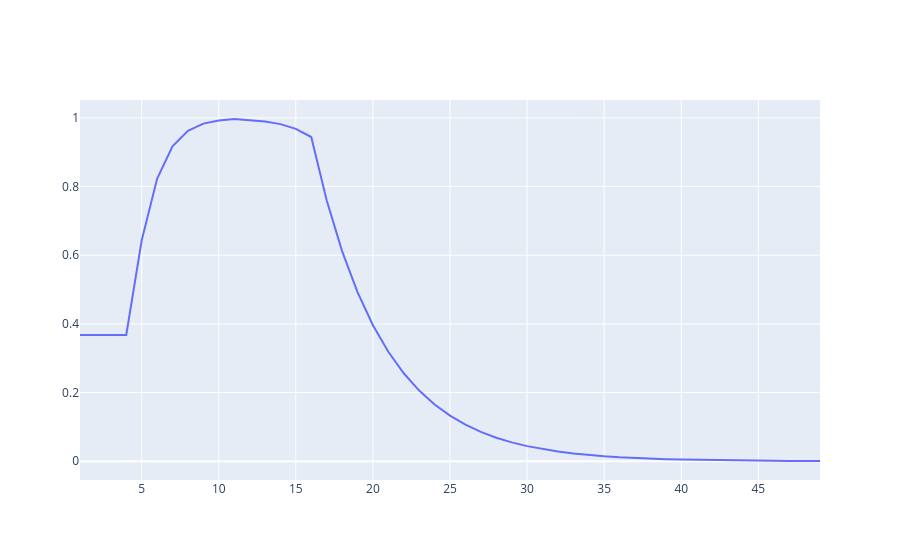

Notebook source saved alongside this figure:
### Markdown cell above
#### Plot generation times

### Code cell
fig = go.Figure()

fig.add_trace(
    go.Scatter(
        x=time_from_infec,
        y=generation_times,
        mode='lines',
        name='Generation times',
        showlegend=False,
    )
)

fig.show()
